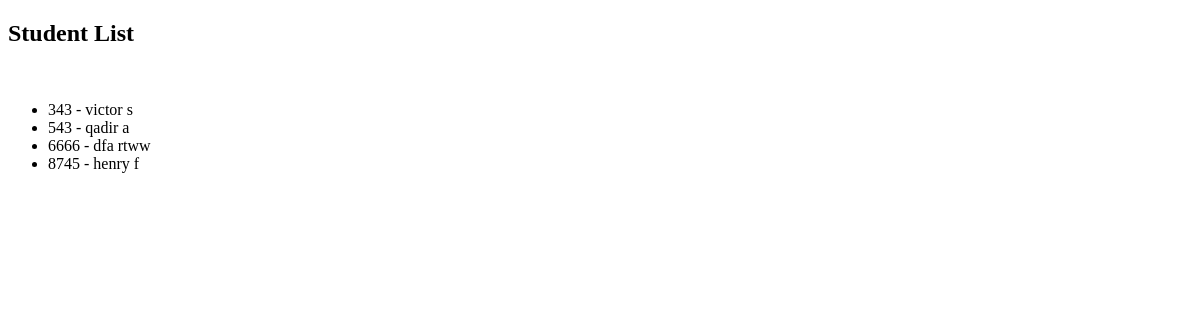
The page /list/ on the database as committed earlier.
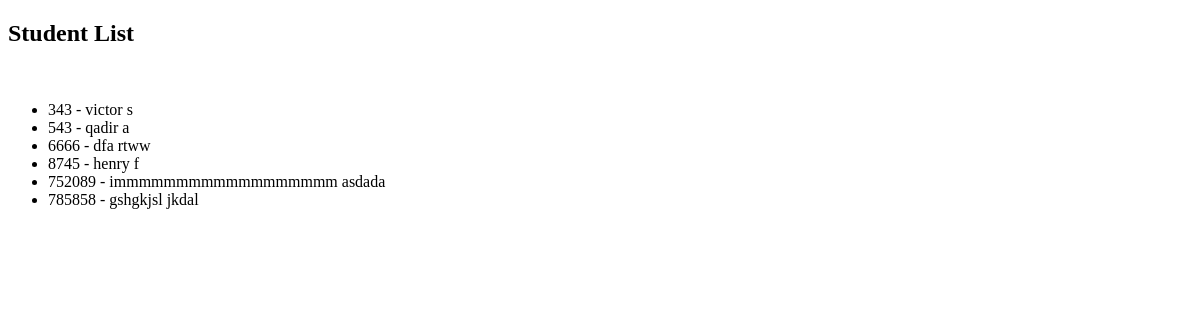
The same page on the database as committed later.
### students/models.py (models this page shows)
class Student(models.Model):
    first_name = models.CharField(max_length=50)
    last_name = models.CharField(max_length=50)
    number = models.SmallIntegerField()
    image = models.ImageField(upload_to='students', blank=True)
    def __str__(self):
        return f'{self.first_name} {self.last_name}'

### students/views.py (the view)
# urls.py: path('list/', student_list, name='student_list'),
def student_list(request):
    students = Student.objects.all()
    context = {
        'students': students
    }
    return render(request, 'students/student_list.html', context)

### students/templates/students/student_list.html (shortened to what this page needs)
{% extends 'base.html' %}
{% block body %}
<h2>Student List</h2>
<br>
    <ul>
        {% for student in students|dictsort:"number" %}
            <li>{{ student.number }} - {{ student }}</li>
        {% endfor %}
    </ul>
{% endblock body %}

Rows that differ between the two databases and show on the page:
added Student: number "752089", first_name+last_name "immmmmmmmmmmmmmmmmm asdada"
added Student: number "785858", first_name+last_name "gshgkjsl jkdal"
